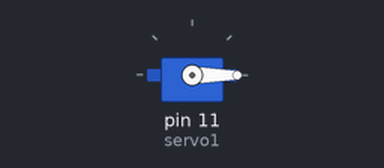
Recording of a sketch running on a simulated Arduino Uno, built with avr-gcc and run on an emulated ATmega328P. Parts: servo.

Above: at 0.05 s.
At 3.5 s:
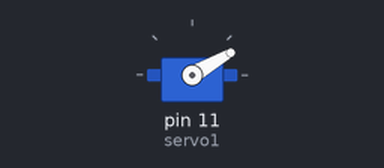
At 7.0 s:
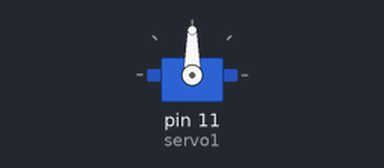
At 14.0 s:
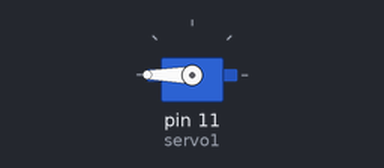
Timing chart, 0 to 18.2 s (numbered marks = the images above):
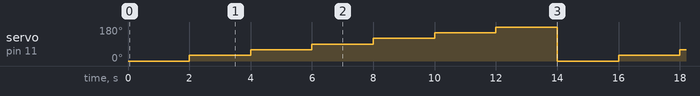

The sketch:

servo2.ino
```cpp
#include <Servo.h>

Servo servo1;

void setup() {
   servo1.attach(11);
}

void loop() {
   servo1.write(0);
   delay(2000);

   servo1.write(30);
   delay(2000);

   servo1.write(60);
   delay(2000);

   servo1.write(90);
   delay(2000);

   servo1.write(120);
   delay(2000);

   servo1.write(150);
   delay(2000);

   servo1.write(180);
   delay(2000);
}
```

Measured:
- by itself, servo on pin 11 (servo1): repeats every 14.0 s: 60° 2.0 s, 90° 2.0 s, 120° 2.0 s, 150° 2.0 s, 180° 2.0 s, 0° 2.0 s, 30° 2.0 s
